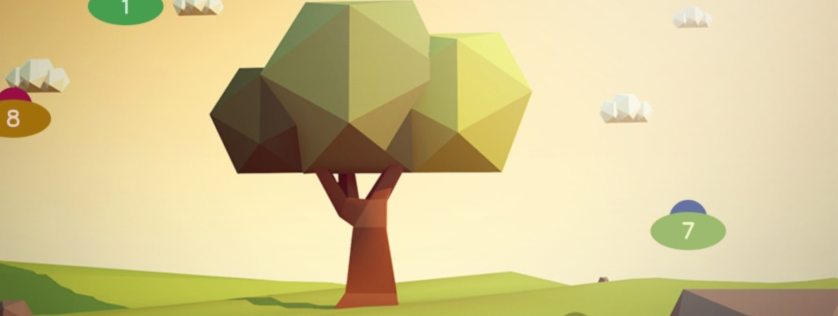
#> input picture project files/cropped/2.png, 838 x 316 px, found by its file name
$ jupyter execute --allow-errors 'Rough version.ipynb'
#> lines starting #> are read from the running program, lines starting #| are printed output that depends on the picture; after the words box and inside, x2 and y2 are one past the last pixel; in counts of white or black regions, pixels touching at a corner belong together
### PROBLEM STATEMENT

Many UFO's are visible on a video frame with different numbers ranging from 0 - 9 written on them. The task is to find the location of those UFO's on each frame, sort them from top to bottom by their position and return numbers written on them.

The goal of this detection technique is to determine where objects are located in a given image called as object localisation and which category each object belongs to, that is called as object classification.

#> (a cell that did not finish here is left out)

### 1. Read the file using OpenCV and create an instance.

[cell 2]
import cv2

img_file = 'frame.jpg'

# create an opencv image
img = cv2.imread(img_file)

# convert the image to gray scale format

#> (the rest of this cell did not finish here and is left out)

#> (a cell that did not finish here is left out)

[cell 4]
'''
from above we can infer that :-

A. img is the digital representation of image interms of pixel intensities ranging from 0-255
B. The resolution of the image. is 506X900 , where each pixel value is of depth 3 containing values for 3 primary
colours Red,Blue,Green (RBG).
'''

### 2. Define the classifiers

[cell 5]
'''

APPROACH 1 -

HAAR CASCADE CLASSIFIERS are an effective way for object detection.Haar Cascade is a machine learning-based
approach where a lot of positive and negative images are used to train the classifier.

1. Positive images – These images contain the images which we want our classifier to identify.
2. Negative Images – Images of everything else, which do not contain the object we want to detect.

In total we will be require 10 HAAR cascade classifiers that will identify the features of the objects and therefore
the object types ranging from 0-9.

Below are our custom made HAAR CASCADE CLASSIFIERS.

'''

[cell 6]
'''
APPROACH 2 FOR OBJECT DETECTION -

Knowing where an object is in an image is called localization in computer vision.
Using contour detection, we can detect the borders of objects, and therefore, localize them easily.

we are going to do contours and contour detection using OpenCV(coding in both Python).

1.OpenCV makes it really easy for finding, and drawing contours in images. It provides two simple
functions to do so: findContours(), and drawContours().

'''

#> (a cell that did not finish here is left out)

#> (a cell that did not finish here is left out)

[cell 9]
'''
we are using OpenCV’s cvtColor() function to convert the original RGB image to a grayscale image. this will help
to apply binary thresholding and in obtaining much better results.
'''

#> (a cell that did not finish here is left out)

[cell 11]
'''
We are using the threshold() function to apply binary thresholding to the image.
Any pixel with a value greater than 150 will be updated  to a value of 255, that is,
completely white. And, all the other pixels in the resulting image will be 0, that is, black.

'''

#> (a cell that did not finish here is left out)

[cell 13]
# to actually visualize the effect of `CHAIN_APPROX_SIMPLE`, we need a proper image

image1 = cv2.imread('frame.jpg')

#> (the rest of this cell did not finish here and is left out)

[cell 14]
1/2

[cell 15]
# applying canny edge detection
edged = cv2.Canny(img, 10, 250)

#finding contours
#> (the rest of this cell did not finish here and is left out)

[cell 16]
img

[cell 17]
def get_contour_precedence(contour, cols):
    tolerance_factor = 10
    origin = cv2.boundingRect(contour)
    return ((origin[1] // tolerance_factor) * tolerance_factor) * cols + origin[0]

#> (the rest of this cell did not finish here and is left out)

[cell 18]
img

[cell 19]
cv2.imwrite("cropped/"+'contours_sort.png', img)
#> Out = True

[cell 20]
idx = 0
#> (the rest of this cell did not finish here and is left out)

[cell 21]
img_1 = cv2.imread('2.png', 0)
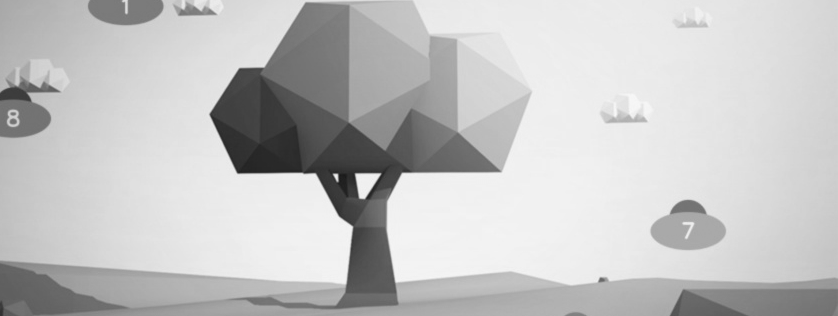
#> img_1: shape (316, 838); min 26, max 248, mean 195.3
img_2 = cv2.imread('img1.jpg', 0)

ret, thresh = cv2.threshold(img_1, 127, 255, 0)
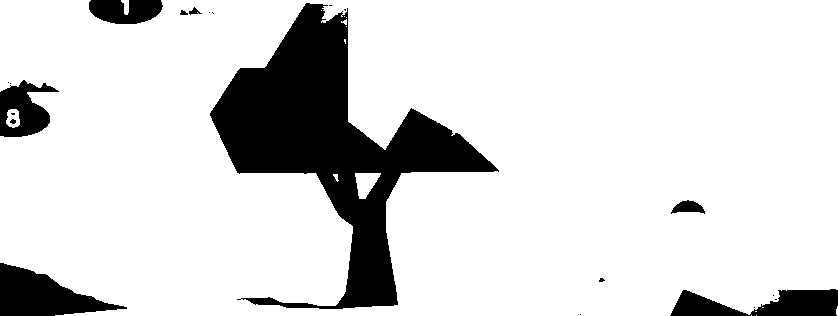
#> thresh: shape (316, 838); 85.1% white; 21 black regions (12 under 20 px)
ret, thresh2 = cv2.threshold(img_2, 127, 255, 0)
contours1, hierarchy = cv2.findContours(thresh, 2, 1)
#> contours1 = 37 contours, 27 with area under 20; largest, box (x1, y1, x2, y2) and area: (0, 0, 838, 316) 253334, (209, 2, 500, 310) 30262, (355, 173, 381, 199) 390, (670, 199, 706, 215) 328, (6, 109, 20, 128) 190
print(len(contours1))
#| 37
cnt1 = contours1[1]
#> cnt1 = [[751, 315]]
contours2, hierarchy = cv2.findContours(thresh2, 2, 1)
#> contours2 = []
print(len(contours2))
#| 0
#> (the rest of this cell did not finish here and is left out)

$ run again, with project files/cropped/3.png copied over project files/cropped/2.png
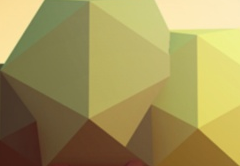
#> input picture project files/cropped/3.png, 240 x 166 px, found by its file name
#> Out = True
#> `img_1 = cv2.imread('2.png', 0)`:
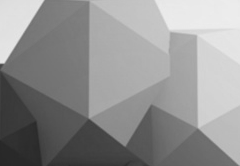
#> img_1: shape (166, 240); min 39, max 237, mean 144.7
#> `ret, thresh = cv2.threshold(img_1, 127, 255, 0)`:
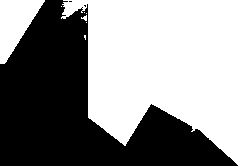
#> thresh: shape (166, 240); 54.7% white; 3 black regions (2 under 20 px)
#> contours1 = 11 contours, 9 with area under 20; largest, box (x1, y1, x2, y2) and area: (61, 0, 240, 166) 19804, (0, 0, 45, 64) 1525
#| 11
#> cnt1 = [[86, 22]]
#> contours2 = []
#| 0
